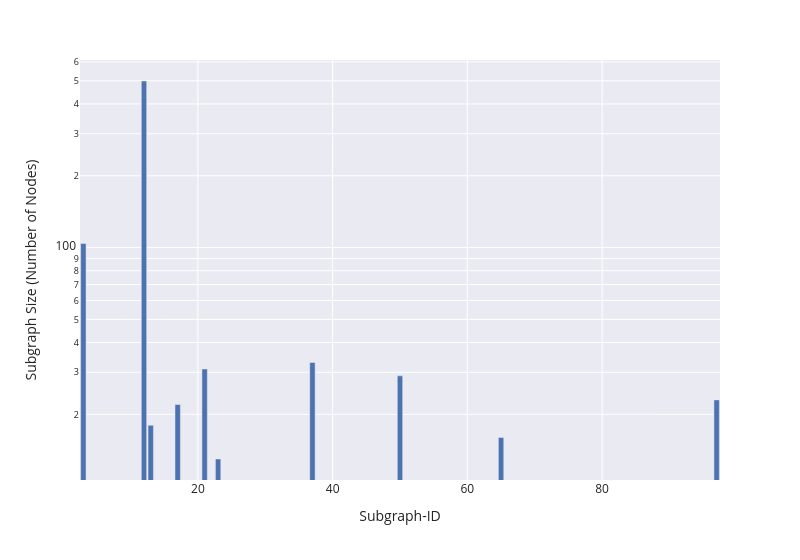

Source (notebook cell):
### Code cell
fig = px.bar(
    data_frame = component_level.iloc[:10].reset_index(),
    x = 'index', 
    y = 'number-of-entities',
    width = 800,
    log_y = True
)
fig.update_layout(xaxis_title = 'Subgraph-ID', yaxis_title = "Subgraph Size (Number of Nodes)")
save_fig(fig, 'top_10_largest_subgraphs.svg')
show(fig)

### Figure 1 — Plotly figure (JSON) as saved in the notebook; plotly's stock layout.template omitted (floating-point values rounded to 4 significant figures)
{"data": [{"hovertemplate": "index=%{x}<br>number-of-entities=%{y}<extra></extra>", "legendgroup": "", "marker": {"color": "rgb(76,114,176)", "pattern": {"shape": ""}}, "name": "", "orientation": "v", "showlegend": false, "textposition": "auto", "type": "bar", "x": [12, 3, 37, 21, 50, 97, 17, 13, 65, 23], "xaxis": "x", "y": [499, 104, 33, 31, 29, 23, 22, 18, 16, 13], "yaxis": "y"}], "layout": {"barmode": "relative", "font": {"size": 12}, "legend": {"tracegroupgap": 0}, "margin": {"t": 60}, "width": 800, "xaxis": {"anchor": "y", "domain": [0, 1], "title": {"text": "Subgraph-ID"}}, "yaxis": {"anchor": "x", "domain": [0, 1], "title": {"text": "Subgraph Size (Number of Nodes)"}, "type": "log"}}}
